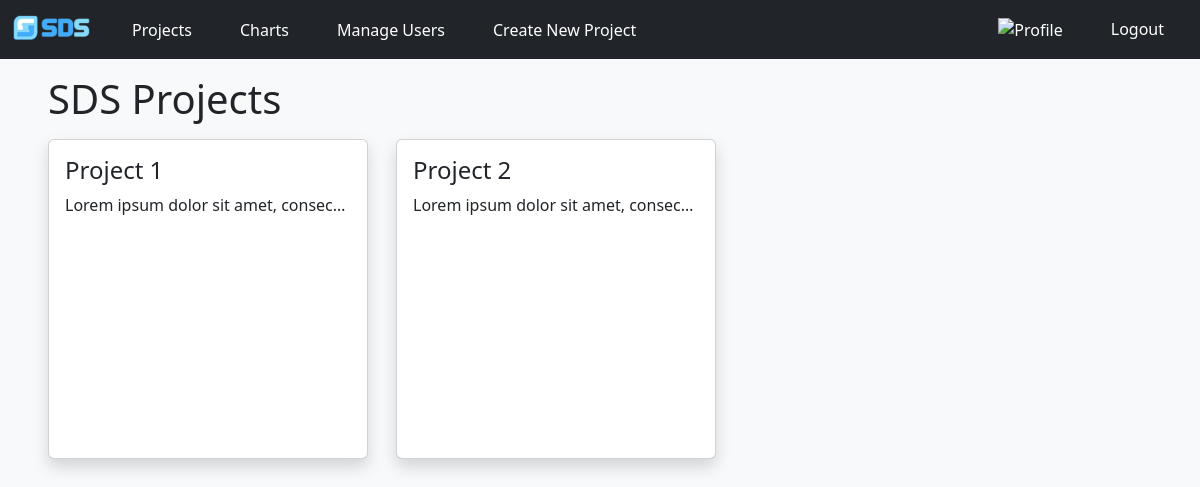
Page /index.php (signed in) on the committed database.
### tables this page shows
CREATE TABLE `p_members` (
  `memberid` int(11) NOT NULL,
  `userid` int(11) NOT NULL,
  `projectid` int(11) NOT NULL
);

CREATE TABLE `projects` (
  `projectid` int(11) NOT NULL,
  `project_name` varchar(255) NOT NULL,
  `project_desc` text NOT NULL
);

### index.php (the view, shortened to what this page needs)
<!doctype html>
<html lang="en">
    <head>
        <link href="https://cdn.jsdelivr.net/npm/bootstrap@5.3.3/dist/css/bootstrap.min.css" rel="stylesheet">
    </head>
    <?php
        require_once "modules/nav.php";
        require_once "services/db_config.php";
        $sess_id = mysqli_escape_string($con, $_SESSION['userid']);
        $query = "SELECT *
                    FROM projects
                    INNER JOIN p_members
                    ON projects.projectid = p_members.projectid
                    WHERE userid = ?";
        $stmt = $con->prepare($query);
        $stmt->bind_param('i', $sess_id);
        $stmt->execute();
        $results = $stmt->get_result();
        $requests = array();
        while ($row = mysqli_fetch_assoc($results)) {
            $requests[] = $row;
        }
    ?>
    <body class="bg-body-tertiary">
        <div class="container-fluid px-5 py-3">
            <h1>SDS Projects</h1>
            <div class="row row-cols-auto">
                <?php foreach($requests as $request){ ?>
                <div class="col py-2 pe-3">
                    <a class="link-underline link-underline-opacity-0" href="project.php?projectid=<?= $request['projectid'];?>">
                        <div class="card shadow mb-5" style="width: 20rem; height: 20rem;">
                            <div class="card-body">
                                <h4><?= $request['project_name'];?></h4>
                                <p class="card-text text-truncate"><?= $request['project_desc'];?></p>
                            </div>
                        </div>
                    </a>
                </div>
                <?php } ?>
            </div>
        </div>
    </body>
</html>

### rows in the picture
p_members: projectid.project_name "Project 1", projectid.project_desc "Lorem ipsum dolor sit amet, consec…"
p_members: projectid.project_name "Project 2", projectid.project_desc "Lorem ipsum dolor sit amet, consec…"
